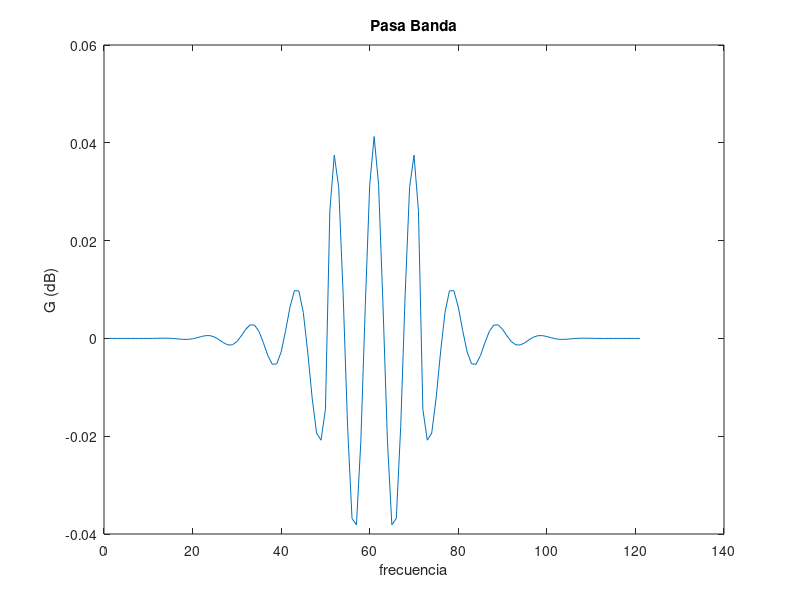
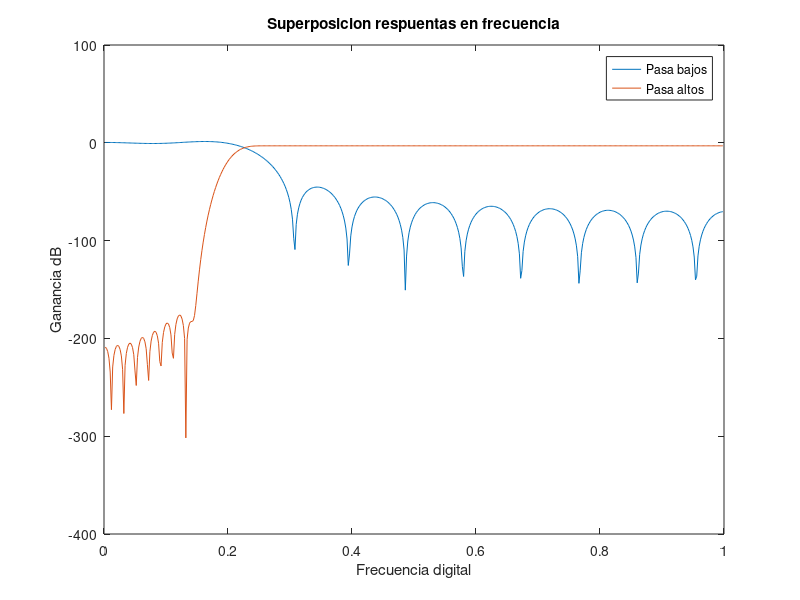
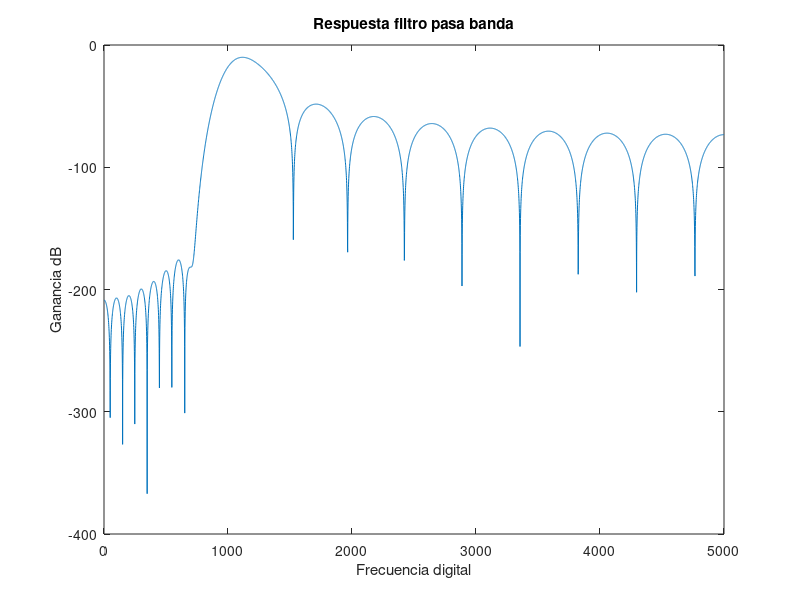

Source code (MATLAB) for these figures, in order:
%Cargo los filtros
h_pb = load('filtro1.dat');
h_pa = load('filtro2.dat');

h_pb = h_pb/4.014;
h_pa = h_pa/ 1.167;

%---------------------------------------------------------
%--------------- FILTRO PASA BANDA -----------------------
%---------------------------------------------------------
% El filtro pasa banda se obtiene convolucionando un pasa 
% bajos con un pasa altos.

h_pbanda = conv(h_pb,h_pa);

%Grafico respuesta al impulso
figure('Name','Respuesta al impulso','NumberTitle','off')
plot(h_pbanda);
hold all
title('Pasa Banda')
ylabel('G (dB)')
xlabel('frecuencia')

%busco respuesta en frecuencia
K=1000;
H_pb = fft(h_pb,K);
H_pa = fft(h_pa,K);

%Paso a frecuencia digital
Y_pa = zeros(K/2,1);
Y_pb = zeros(K/2,1);
X = zeros(K/2,1);

for i=1 : (K/2-1)
    Y_pa(i,1) = H_pa(i);
    Y_pb(i,1) = H_pb(i);
end

for i=1 : (K/2-1)
    X(i,1) = (2*i)/K;
end

%Grafico superposicion de pasabajos y pasa altos
figure
plot( X, 20*log(abs(Y_pb)));
hold all
plot( X, 20*log(abs(Y_pa)));
xlabel('Frecuencia digital')
ylabel('Ganancia dB')
title('Superposicion respuentas en frecuencia')
legend('Pasa bajos','Pasa altos');

%busco respuesta en frecuencia
K=10000;
H_pbanda = fft(h_pbanda,K);

%Paso a frecuencia digital
Y_pbanda = zeros(K/2,1);
X = zeros(K/2,1);

for i=1 : (K/2-1)
    Y_pbanda(i,1) = H_pbanda(i);
end

for i=1 : (K/2-1)
    X(i,1) = (2*i)/K;
end


figure
plot( 20*log(abs(Y_pbanda)));
xlabel('Frecuencia digital')
ylabel('Ganancia dB')
title('Respuesta filtro pasa banda');









